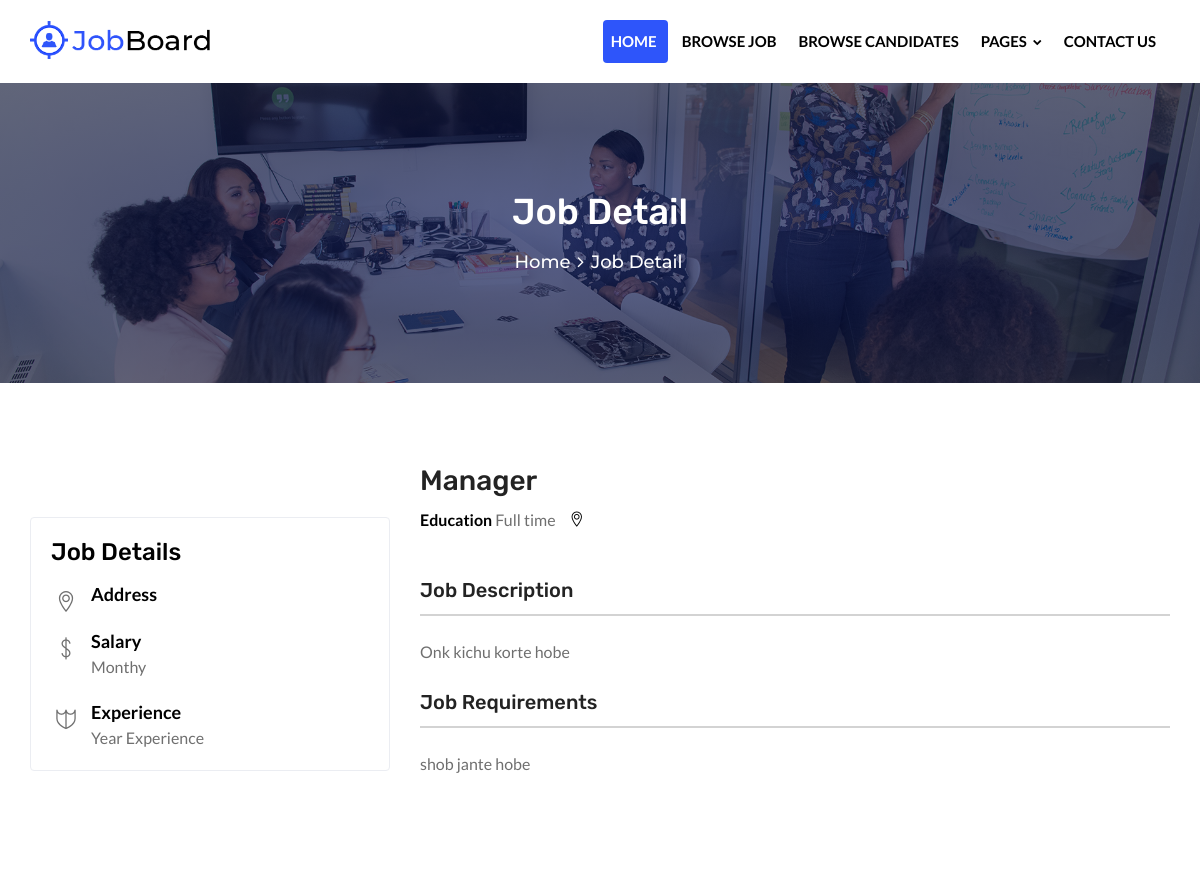
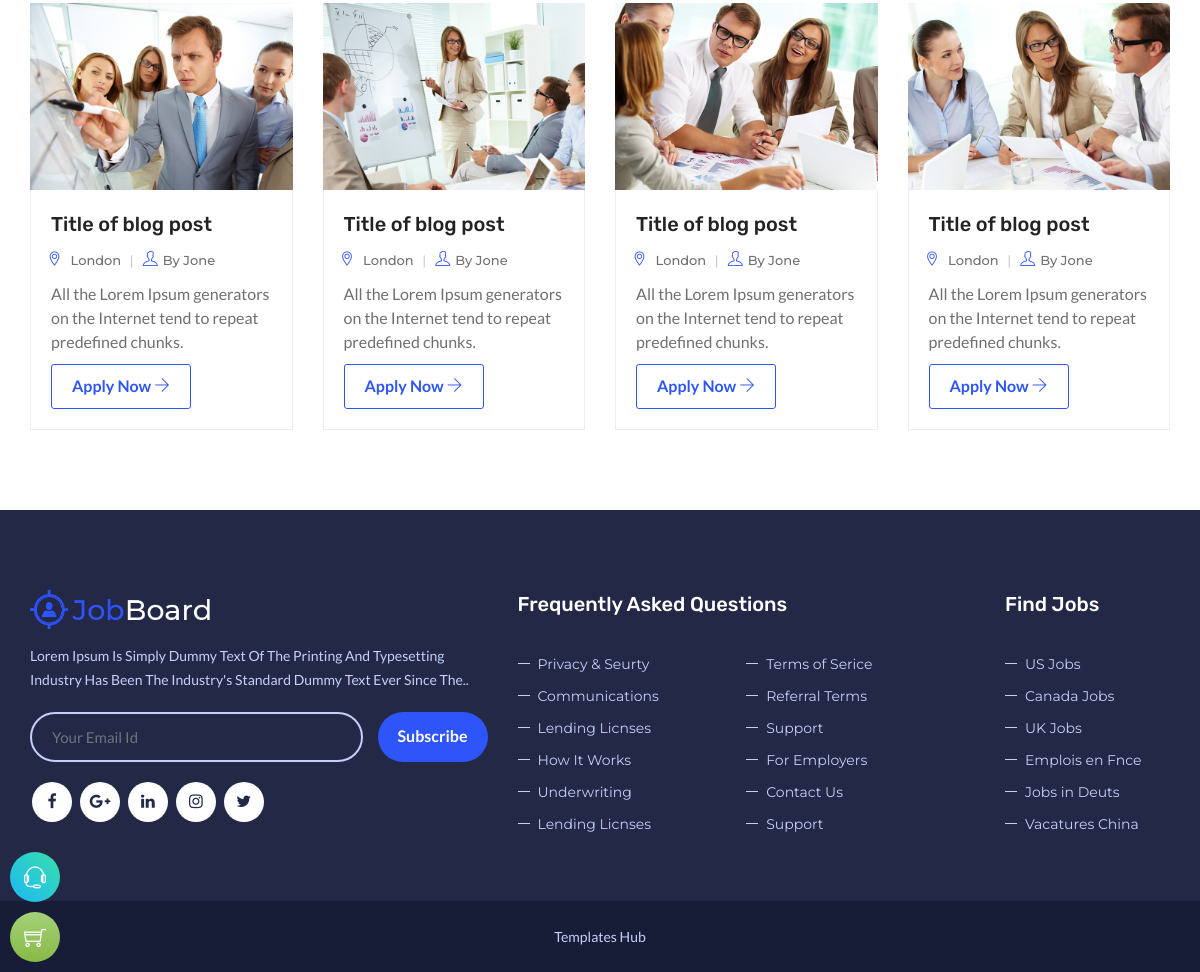
Screenshot of /job_details/Manager/ with the database file from the repository (2 pictures, top to bottom).
### main/models.py (models this page shows, shortened)
class Job(models.Model):
    TYPE=(
        ('Half time','Half time'),
        ("Full time","Full time"),
        )
    job_title= models.CharField(max_length=100)
    job_location = models.CharField(max_length=200)
    job_type = models.CharField(max_length=100, choices=TYPE)
    job_description = models.TextField(max_length=2000)
    job_requirement = models.TextField(max_length=2000)
    job_salary_range = models.FloatField()
    years_of_experience = models.IntegerField()
    job_created = models.DateTimeField(auto_now_add=True)

### main/views.py (the view)
# urls.py: path('job_details/<str:pk>/', views.job_details, name='job_details'),
def job_details(request,pk):
    post = Job.objects.get(job_title=pk)
    return render(request,'job-details.html',{'post':post})

### main/template/job-details.html (shortened to what this page needs)
{% extends 'base.html' %}
{% load static%}
{% block content%}
    <div class="page-content bg-white">
        <div class="dez-bnr-inr overlay-black-middle" style="background-image:url( {% static 'images/banner/bnr1.jpg' %});">
            <div class="container">
                <div class="dez-bnr-inr-entry">
                    <h1 class="text-white">Job Detail</h1>
					<div class="breadcrumb-row">
						<ul class="list-inline">
							<li><a href="#">Home</a></li>
							<li>Job Detail</li>
						</ul>
					</div>
                </div>
            </div>
        </div>
        <div class="content-block">
			<div class="section-full content-inner-1">
				<div class="container">
					<div class="row">
						<div class="col-lg-4">
							<div class="sticky-top">
								<div class="row">
									<div class="col-lg-12 col-md-6">
										<div class="m-b30">
										</div>
									</div>
									<div class="col-lg-12 col-md-6">
										<div class="widget bg-white p-lr20 p-t20  widget_getintuch radius-sm">
											<h4 class="text-black font-weight-700 p-t10 m-b15">Job Details</h4>
											<ul>
												<li><i class="ti-location-pin"></i><strong class="font-weight-700 text-black">Address</strong></li>
												<li><i class="ti-money"></i><strong class="font-weight-700 text-black">Salary</strong> {{post.Job_salary_range}} Monthy</li>
												<li><i class="ti-shield"></i><strong class="font-weight-700 text-black">Experience</strong>{{post.Year_of_experience}} Year Experience</li>
											</ul>
										</div>
									</div>
								</div>
                            </div>
						</div>
						<div class="col-lg-8">
							<div class="job-info-box">
								<h3 class="m-t0 m-b10 font-weight-700 title-head">
									<a href="#" class="text-secondry m-r30">{{post.job_title}}</a>
								</h3>
								<ul class="job-info">
									<li><strong>Education</strong> {{post.job_type}}</li>
									<li><i class="ti-location-pin text-black m-r5"></i>{{post.job_Location}}</li>
								</ul>
								<p class="p-t20">{{post.Job_introduction}}</p>
								<h5 class="font-weight-600">Job Description</h5>
								<div class="dez-divider divider-2px bg-gray-dark mb-4 mt-0"></div>
								<p>{{post.job_description}}</p>
								<h5 class="font-weight-600">Job Requirements</h5>
								<div class="dez-divider divider-2px bg-gray-dark mb-4 mt-0"></div>
								<p>{{post.job_requirement}}</p>
							</div>
						</div>
					</div>
				</div>
			</div>
			<div class="section-full content-inner">
				<div class="container">
					<div class="row">
						<div class="col-xl-3 col-lg-6 col-md-6">
							<div class="m-b30 blog-grid">
                                <div class="dez-post-media dez-img-effect "> <a href="#"><img src="{% static 'images/blog/grid/pic1.jpg' %}" alt=""></a> </div>
                                <div class="dez-info p-a20 border-1">
                                    <div class="dez-post-title ">
                                        <h5 class="post-title"><a href="#">Title of blog post</a></h5>
                                    </div>
                                    <div class="dez-post-meta ">
                                        <ul>
                                            <li class="post-date"> <i class="ti-location-pin"></i> London </li>
                                            <li class="post-author"><i class="ti-user"></i>By <a href="#">Jone</a> </li>
                                        </ul>
                                    </div>
                                    <div class="dez-post-text">
                                         <p>All the Lorem Ipsum generators on the Internet tend to repeat predefined chunks.</p>
                                    </div>
                                   <div class="dez-post-readmore">
										<a href="#" class="site-button outline">Apply Now <i class="ti-arrow-right"></i></a>
									</div>
                                </div>
                            </div>
						</div>
						<div class="col-xl-3 col-lg-6 col-md-6">
							<div class="m-b30 blog-grid">
                                <div class="dez-post-media dez-img-effect "> <a href="#"><img src="{% static 'images/blog/grid/pic2.jpg' %}" alt=""></a> </div>
                                <div class="dez-info p-a20 border-1">
                                    <div class="dez-post-title ">
                                        <h5 class="post-title"><a href="#">Title of blog post</a></h5>
                                    </div>
                                    <div class="dez-post-meta ">
                                        <ul>
                                            <li class="post-date"> <i class="ti-location-pin"></i> London </li>
                                            <li class="post-author"><i class="ti-user"></i>By <a href="#">Jone</a> </li>
                                        </ul>
                                    </div>
                                    <div class="dez-post-text">
                                         <p>All the Lorem Ipsum generators on the Internet tend to repeat predefined chunks.</p>
                                    </div>
                                   <div class="dez-post-readmore">
										<a href="#" class="site-button outline">Apply Now <i class="ti-arrow-right"></i></a>
									</div>
                                </div>
                            </div>
						</div>
						<div class="col-xl-3 col-lg-6 col-md-6">
							<div class="m-b30 blog-grid">
                                <div class="dez-post-media dez-img-effect "> <a href="#"><img src="{% static 'images/blog/grid/pic3.jpg' %}" alt=""></a> </div>
                                <div class="dez-info p-a20 border-1">
                                    <div class="dez-post-title ">
                                        <h5 class="post-title"><a href="#">Title of blog post</a></h5>
                                    </div>
                                    <div class="dez-post-meta ">
                                        <ul>
											<li class="post-date"> <i class="ti-location-pin"></i> London </li>
                                            <li class="post-author"><i class="ti-user"></i>By <a href="#">Jone</a> </li>
                                        </ul>
                                    </div>
                                    <div class="dez-post-text">
                                         <p>All the Lorem Ipsum generators on the Internet tend to repeat predefined chunks.</p>
                                    </div>
                                   <div class="dez-post-readmore">
										<a href="#" class="site-button outline">Apply Now <i class="ti-arrow-right"></i></a>
									</div>
                                </div>
                            </div>
						</div>
						<div class="col-xl-3 col-lg-6 col-md-6">
							<div class="m-b30 blog-grid">
                                <div class="dez-post-media dez-img-effect "> <a href="#"><img src="{% static 'images/blog/grid/pic4.jpg' %}" alt=""></a> </div>
                                <div class="dez-info p-a20 border-1">
                                    <div class="dez-post-title ">
                                        <h5 class="post-title"><a href="#">Title of blog post</a></h5>
                                    </div>
                                    <div class="dez-post-meta ">
                                        <ul>
											<li class="post-date"> <i class="ti-location-pin"></i> London </li>
                                            <li class="post-author"><i class="ti-user"></i>By <a href="#">Jone</a> </li>
                                        </ul>
                                    </div>
                                    <div class="dez-post-text">
                                         <p>All the Lorem Ipsum generators on the Internet tend to repeat predefined chunks.</p>
                                    </div>
                                   <div class="dez-post-readmore">
										<a href="#" class="site-button outline">Apply Now <i class="ti-arrow-right"></i></a>
									</div>
                                </div>
                            </div>
						</div>
					</div>
				</div>
			</div>
		</div>
    </div>
{% endblock %}

### main/static/css/templete.css (style rules this page uses)
.job-info { margin-bottom:0; }
.job-info li { list-style: none; display: inline-block; margin-right: 10px; }
.job-info li strong { font-weight: 600; color: #000; }
.site-button-secondry:after, .site-button:after { background-color: #fff; content: ""; height: 100%; left: -110%; opacity: 0.3; position: absolute; top: 0; transform: skewX(25deg); -o-transform: skewX(25deg); -ms-transform: skewX(25deg); -webkit-transform: skewX(25deg); -ms-transform: skewX(25deg); transition: all 0.5s ease 0s; -moz-transition: all 0.5s ease 0s; -webkit-transition: all 0.5s ease 0s; -o-transition: all 0.5s ease 0s; -ms-transition: all 0.5s ease 0s; width: 25px; z-index: -1; -webkit-filter: blur(5px); -moz-filter: blur(5px); -o-filter: blur(5px); -ms-filter: blur(5px); filter: blur(5px); }
.site-button, .site-button-secondry { position: relative; z-index: 1; overflow:hidden; vertical-align: middle; }

### rows the page displays
Job: job_title "Manager", job_type "Full time", job_description "Onk kichu korte hobe", job_requirement "shob jante hobe"
